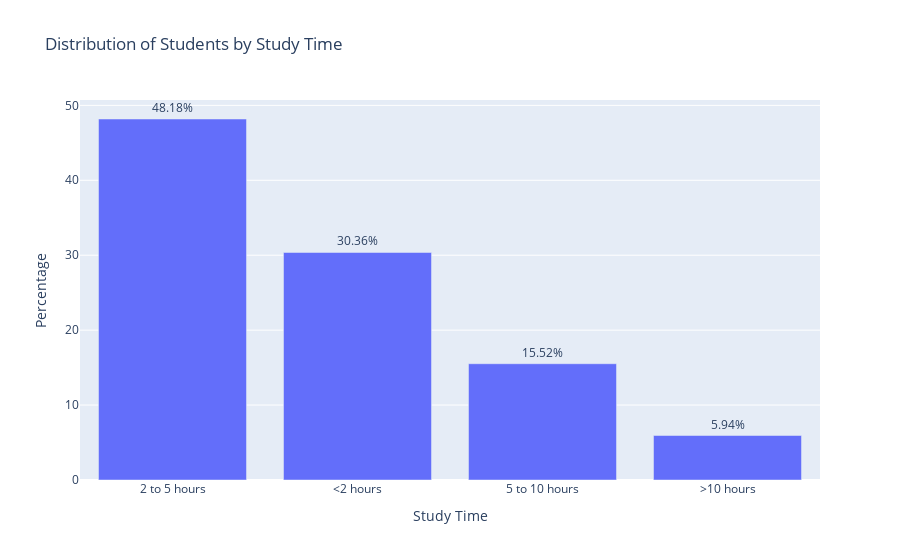

Notebook cell for this chart:
### Code cell
counts = df['studytime'].value_counts(normalize=True) * 100
fig = px.bar(counts, x=counts.index, y=counts.values, text=counts.values, 
             labels={'x': 'Study Time', 'y': 'Percentage'}, 
             title='Distribution of Students by Study Time')

# add percentage labels to the bars
fig.update_traces(texttemplate='%{text:.2f}%', textposition='outside')

# add x-axis label
fig.update_xaxes(title_text='Study Time', title_font=dict(size=14))

# show the plot
fig.show()

### Figure 1 — Plotly figure (JSON) as saved in the notebook; plotly's stock layout.template omitted (floating-point values rounded to 4 significant figures)
{"data": [{"alignmentgroup": "True", "hovertemplate": "index=%{x}<br>Percentage=%{y}<br>text=%{text}<extra></extra>", "legendgroup": "", "marker": {"color": "#636efa", "pattern": {"shape": ""}}, "name": "", "offsetgroup": "", "orientation": "v", "showlegend": false, "text": [48.18, 30.36, 15.52, 5.939], "textposition": "outside", "texttemplate": "%{text:.2f}%", "type": "bar", "x": ["2 to 5 hours", "<2 hours", "5 to 10 hours", ">10 hours"], "xaxis": "x", "y": [48.18, 30.36, 15.52, 5.939], "yaxis": "y"}], "layout": {"barmode": "relative", "legend": {"tracegroupgap": 0}, "title": {"text": "Distribution of Students by Study Time"}, "xaxis": {"anchor": "y", "domain": [0, 1], "title": {"font": {"size": 14}, "text": "Study Time"}}, "yaxis": {"anchor": "x", "domain": [0, 1], "title": {"text": "Percentage"}}}}
